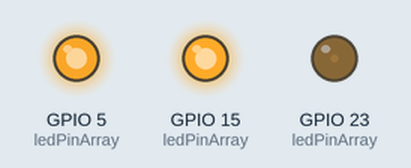
Simulated run of this sketch. Board: ESP32. Shown: output pins drawn as LEDs (lit = HIGH).

Above: at 0.05 s.
At 0.6 s:
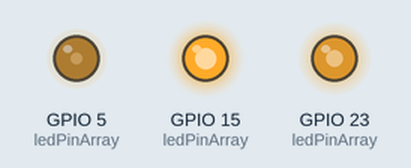
At 0.9 s:
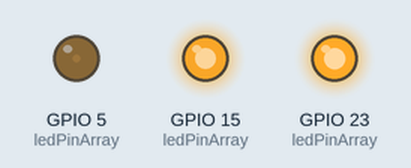
At 1.2 s:
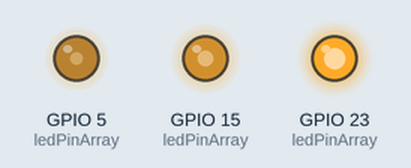
At 1.8 s:
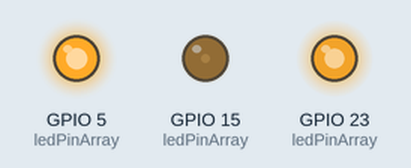
At 2.4 s:
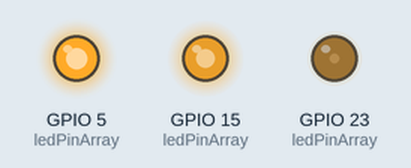
Timing chart, 0 to 5.9 s (numbered marks = the images above):
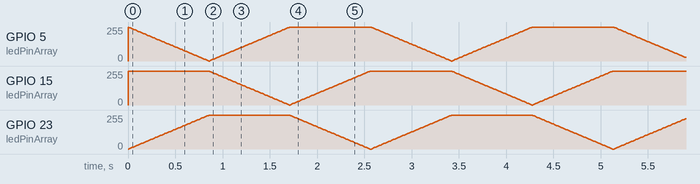

The sketch:

005-04_RGB_gradient_PWM_wheel.ino
```cpp
/**********************************************************************
* Filename    : 005-04_RGB_gradient_PWM_wheel
* Description : Use RGB LED to show the full range of gradient
* color. We are going from Red to Green and from Green
* Blue and finally from Blue to red. This is another
* Auther      : Alternatives Solutions
* Modification: 2026/02/10
**********************************************************************/

#define PWM_FRQ      1000 //define PWM Frequency
#define PWM_BIT      8    //define PWM Precision

#define DELAY_TIME   10

//define LED pin Array Red(IO 23), Green(IO 5), Blue(IO 15)
const byte ledPinArray[] = {23, 5, 15};
//define the PWM channels
const byte chnArray[] = {4, 5, 7};
int ledPinArraySize = 0;

// the setup function runs once when you press reset or power the board
void setup() {
  ledPinArraySize = sizeof(ledPinArray);
  // Attach the LEDs to PWM Channel.
  for (int i = 0; i < ledPinArraySize; i++) {
    ledcAttachChannel(ledPinArray[i], PWM_FRQ, PWM_BIT, chnArray[i]);
  }
}

// the loop function runs over and over again forever
void loop() {

  for (int ind = 0; ind < 256; ind++) {
    setColor(wheel(ind));
    delay(DELAY_TIME);
  }
}

/*
Summary of a single line:
ledcWrite(ledPins[0], 255 - (rgb >> 16) & 0xFF);

"Hey ESP32, considering the Red pin.
Take our big color number (24-bit 0xRRGGBB),
slide it 16 spots over (0x0000RR),
then make sure only 8 bits are kept (0x0000RR & 0xFF = 0xRR),
flip the value for our LED type, and set the brightness. (255 - value)"
*/
void setColor(long rgb) {
  ledcWrite(ledPinArray[0], 255 - (rgb >> 16) & 0xFF);
  ledcWrite(ledPinArray[1], 255 - (rgb >> 8) & 0xFF);
  ledcWrite(ledPinArray[2], 255 - (rgb >> 0) & 0xFF);
}

//this function return actually a 24-bit Integer (0xRRGGBB)
long wheel(int pos) {
  long wheelPos = pos % 0xff;
  if (wheelPos < 85) {
    return manageRed2Green(wheelPos);
  } else if (wheelPos < 170) {
    wheelPos -= 85;
    return manageGreen2Blue(wheelPos);
  } else {
    wheelPos -= 170;
    return manageBlue2Red(wheelPos);
  }
}

//this function return actually a 24-bit Integer (0xRRGG--)
long manageRed2Green(long wheelPosition) {
  long redComponent = 255 - wheelPosition * 3;       //0x0000RR
  long redSlot = redComponent << 16;                 //0xRR----

  long greenComponent = wheelPosition * 3;           //0x0000GG
  long greenSlot = greenComponent << 8;              //0x--GG--

  return redSlot | greenSlot;
}

//this function return actually a 24-bit Integer (0x--GGBB)
long manageGreen2Blue(long wheelPosition) {
  long greenComponent = 255 - wheelPosition * 3;      //0x0000GG
  long greenSlot = greenComponent << 8;               //0x--GG--

  long blueComponent = wheelPosition * 3;             //0x0000BB
  long blueSlot = blueComponent;                      //0x----BB

  return greenSlot | blueSlot;
}

//this function return actually a 24-bit Integer (0xRR--BB)
long manageBlue2Red(long wheelPosition) {
  long redComponent = wheelPosition * 3;              //0x0000RR
  long redSlot = redComponent << 16;                  //0xRR----

  long blueComponent = 255 - wheelPosition * 3;       //0x0000BB
  long blueSlot = blueComponent;                      //0x----BB

  return redSlot | blueSlot;
}
```
